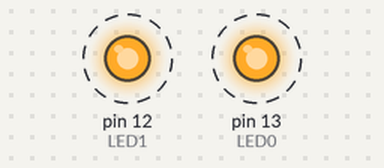
Bench run of a sketch on a simulated Arduino Uno, built with avr-gcc and run on an emulated ATmega328P. Parts: output pins drawn as LEDs (lit = HIGH). Dashed ring = blinking.

Above: at 0.2 s.
Timing chart, 0 to 3.0 s (numbered marks = the images above):
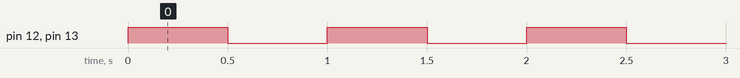

Measured:
- by itself, pin 12 (LED1), pin 13 (LED0): alternates HIGH for 0.50 s and LOW for 0.50 s

The sketch:

Exercicio01.ino
```cpp
// Funcao de piscar 2 LEDs - Adriano Rodrigues
#define LED0  13  // Maneira alternativa de declarar constantes
#define LED1  12  // Nao consome memoria do Arduino
boolean E[2]; // Vetor de estados - Variavel GLOBAL
void setup()
{
  // Dispensa comentarios...
  Serial.begin (9600); pinMode(LED0, OUTPUT); pinMode(LED1, OUTPUT);
}
void loop()
{
  piscar(LED0, 0); // Pisca o LED zero
  piscar(LED1, 1); // Pisca o LEL um
  delay(500);
}

// Funcao dedicada a piscar LEDs
void piscar(int LED, int i) // Variaveis LOCAIS
{
  E[i] = !E[i];            // Alterna o valor do estado
  digitalWrite(LED, E[i]); // Escreve no LED
}
```
